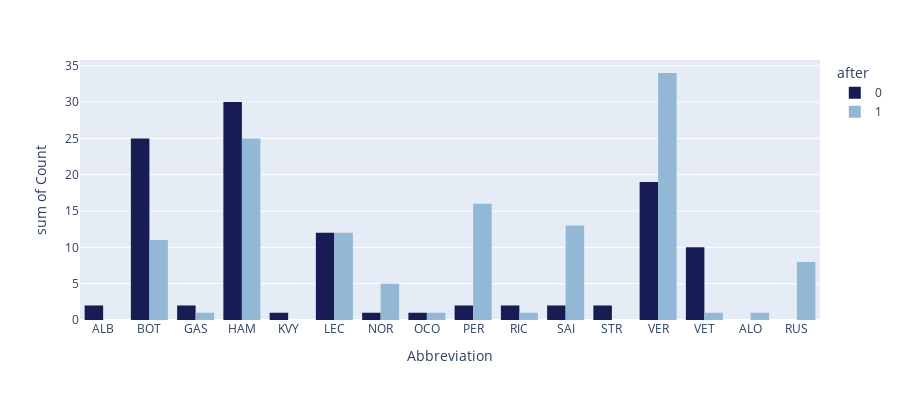

Notebook source saved alongside this figure:
### Code cell
import plotly.express as px
agg_data = p1.groupby(['Abbreviation', 'Position', 'after']).size().reset_index(name='Count')
fig = px.histogram(agg_data, x="Abbreviation", y="Count",
             color='after', barmode='group',
             height=400, color_discrete_sequence=colors)
fig.show()

### Figure 1 — Plotly figure (JSON) as saved in the notebook; plotly's stock layout.template omitted (floating-point values rounded to 4 significant figures)
{"data": [{"alignmentgroup": "True", "bingroup": "x", "histfunc": "sum", "hovertemplate": "after=0<br>Abbreviation=%{x}<br>sum of Count=%{y}<extra></extra>", "legendgroup": "0", "marker": {"color": "#171C54", "pattern": {"shape": ""}}, "name": "0", "offsetgroup": "0", "orientation": "v", "showlegend": true, "type": "histogram", "x": ["ALB", "BOT", "BOT", "BOT", "GAS", "GAS", "HAM", "HAM", "HAM", "KVY", "LEC", "LEC", "LEC", "NOR", "OCO", "PER", "PER", "RIC", "SAI", "SAI", "STR", "VER", "VER", "VER", "VET", "VET", "VET"], "xaxis": "x", "y": [2, 6, 12, 7, 1, 1, 21, 5, 4, 1, 2, 3, 7, 1, 1, 1, 1, 2, 1, 1, 2, 5, 8, 6, 1, 5, 4], "yaxis": "y"}, {"alignmentgroup": "True", "bingroup": "x", "histfunc": "sum", "hovertemplate": "after=1<br>Abbreviation=%{x}<br>sum of Count=%{y}<extra></extra>", "legendgroup": "1", "marker": {"color": "#93B8D6", "pattern": {"shape": ""}}, "name": "1", "offsetgroup": "1", "orientation": "v", "showlegend": true, "type": "histogram", "x": ["ALO", "BOT", "BOT", "BOT", "GAS", "HAM", "HAM", "HAM", "LEC", "LEC", "LEC", "NOR", "NOR", "OCO", "PER", "PER", "PER", "RIC", "RUS", "RUS", "RUS", "SAI", "SAI", "SAI", "VER", "VER", "VER", "VET"], "xaxis": "x", "y": [1, 1, 1, 9, 1, 8, 13, 4, 3, 6, 3, 1, 4, 1, 3, 7, 6, 1, 1, 1, 6, 1, 4, 8, 24, 9, 1, 1], "yaxis": "y"}], "layout": {"barmode": "group", "height": 400, "legend": {"title": {"text": "after"}, "tracegroupgap": 0}, "margin": {"t": 60}, "xaxis": {"anchor": "y", "domain": [0, 1], "title": {"text": "Abbreviation"}}, "yaxis": {"anchor": "x", "domain": [0, 1], "title": {"text": "sum of Count"}}}}
